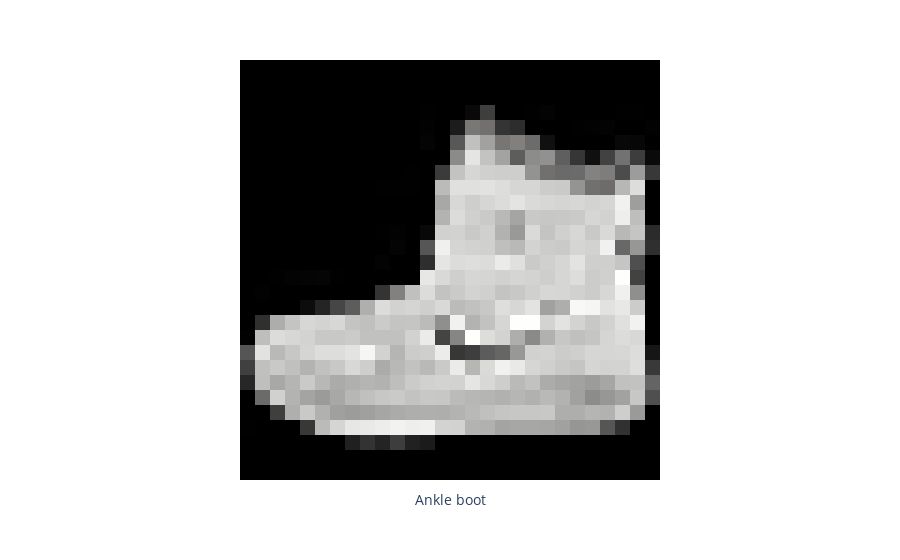

The code cell stored with this chart in its notebook:
### Code cell
showImage(image, label)

### Figure 1 — Plotly figure (JSON) as saved in the notebook; plotly's stock layout.template omitted (floating-point values rounded to 4 significant figures; data arrays with more than 128 entries replaced by an {"elided": "..."} marker saying what was removed)
{"data": [{"coloraxis": "coloraxis", "hovertemplate": "Ankle boot: %{x}<br>y: %{y}<br>color: %{z}<extra></extra>", "name": "0", "type": "heatmap", "xaxis": "x", "yaxis": "y", "z": {"elided": "28x28 float values"}}], "layout": {"coloraxis": {"colorscale": [[0, "rgb(0, 0, 0)"], [0.09091, "rgb(16, 16, 16)"], [0.1818, "rgb(38, 38, 38)"], [0.2727, "rgb(59, 59, 59)"], [0.3636, "rgb(81, 80, 80)"], [0.4545, "rgb(102, 101, 101)"], [0.5455, "rgb(124, 123, 122)"], [0.6364, "rgb(146, 146, 145)"], [0.7273, "rgb(171, 171, 170)"], [0.8182, "rgb(197, 197, 195)"], [0.9091, "rgb(224, 224, 223)"], [1, "rgb(254, 254, 253)"]], "showscale": false}, "margin": {"t": 60}, "xaxis": {"anchor": "y", "constrain": "domain", "domain": [0, 1], "scaleanchor": "y", "showticklabels": false, "title": {"text": "Ankle boot"}}, "yaxis": {"anchor": "x", "autorange": "reversed", "constrain": "domain", "domain": [0, 1], "showticklabels": false}}}
